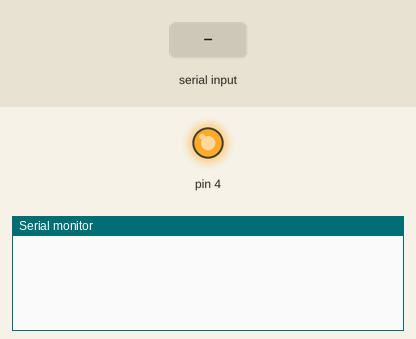
Recording of a sketch running on a simulated Arduino Mega 2560, built with avr-gcc and run on an emulated ATmega2560. Shown: output pins drawn as LEDs (lit = HIGH), the last lines printed to the serial monitor. The test bench sets the inputs (shaded band).

Above: at 9.2 s.
9.3 s: "1\n" received over Serial
At 9.7 s:
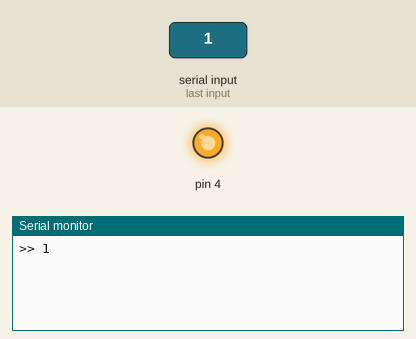
10.8 s: "1\n" received over the second serial link
At 12.0 s:
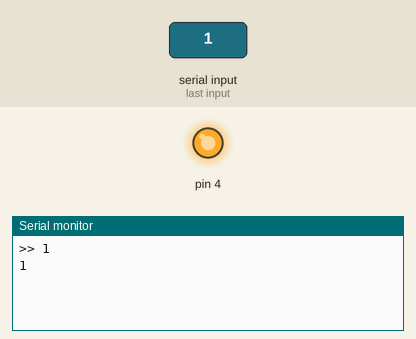

Measured:
- after the input at 9.3 s, the serial monitor: prints a new line at once (image 1)
- after the input at 10.8 s, the serial monitor: prints a new line at once (image 2)

The sketch:

TEST_AT_cmds.ino
```cpp
void setup() {
  Serial.begin(115200);   // PC
  Serial1.begin(9600);    // KIM2
  pinMode(4, OUTPUT);
  digitalWrite(4, HIGH);  // Allume KIM2
  delay(8000);            // Attend démarrage
}

void loop() {
  // Lit les commandes du PC
  if (Serial.available()) {
    String cmd = Serial.readStringUntil('\n');
    cmd.trim();

    Serial.print(">> ");
    Serial.println(cmd);          // Affiche la commande

    Serial1.print(cmd);           // Envoie au KIM2
    Serial1.write("\r\n");        // CR+LF
  }

  // Lit les réponses du KIM2
  if (Serial1.available()) {
    Serial.write(Serial1.read()); // Affiche la réponse
  }
}
```
